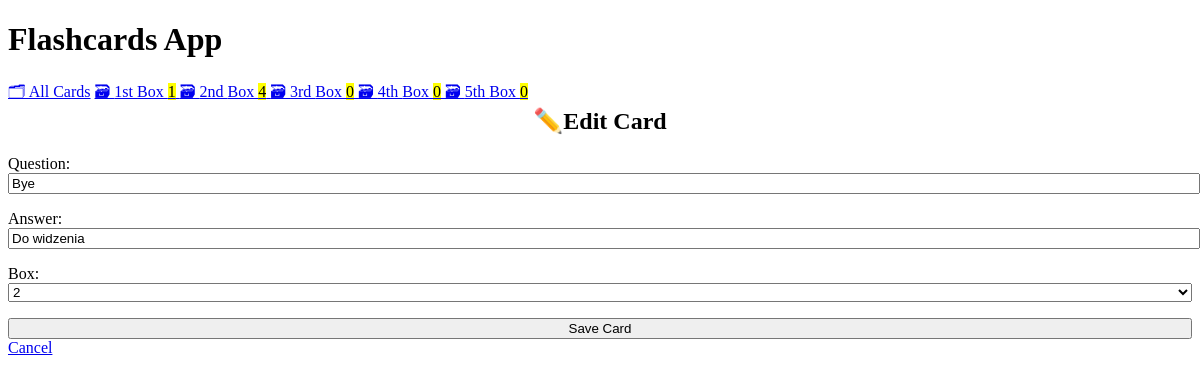
Page /edit/2 on the committed database.
### cards/models.py (models this page shows, shortened)
class Card(models.Model):
    question = models.CharField(max_length=100)
    answer = models.CharField(max_length=100)
    box = models.IntegerField(
        choices=zip(BOXES, BOXES),
        default=BOXES[0],
    )
    date_created = models.DateTimeField(auto_now_add=True)

### cards/views.py (the view)
class CardUpdateView(CardCreateView, UpdateView):
    success_url = reverse_lazy("card-list")

### cards/templatetags/cards_tags.py (called while the page is built)
@register.inclusion_tag("cards/box_links.html")
def boxes_as_links():
    boxes = []
    for box_num in BOXES:
        card_count = Card.objects.filter(box=box_num).count()
        boxes.append({
            'number': box_num,
            'card_count': card_count,
        })
    return {'boxes': boxes}

### cards/templates/cards/card_form.html (shortened to what this page needs)
{% extends "cards/base.html" %}
{% block content %}
     {% if card %}
        <h2> ✏️Edit Card</h2>
    {% else %}
        <h2>✨ Create New Card</h2>
    {% endif %}
    <form method="post">
        {{ form.as_p }}
        <input type="submit" value="Save Card">
    </form>
    <a href="{% url 'card-list' %}">
        Cancel
    </a>
{% endblock %}

### cards/templates/cards/base.html (style rules this page uses)
:root { --accent: #6e48ad; --accent-bg: white; --bg: #fff; --text: #212121; --text-light: #585858; --border: #d8dae1; --code: #d81b60; --preformatted: #444; }
h2 { text-align: center; }
h2, h4 { margin-top: 0; }
input, select, textarea { width: 100%; }

### rows in the picture
Card: question "Bye", answer "Do widzenia", box "2"

### other values in the picture
{{ box.number | ordinal }} "1st" "2nd" "3rd" "4th" "5th"
{{ box.card_count }} "1" "4" "0" "0" "0"
